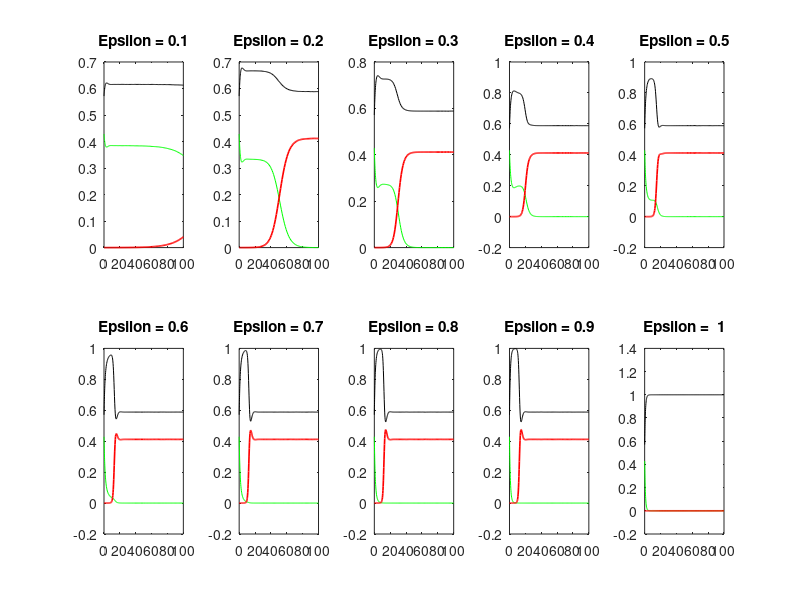

Write the MATLAB code that produced this figure.
lambda = 5;
delta = 0.5;
bs = 0.25;
br = 0.24;
mu = 10^(-5);
a = 1;

% x(1) = target cells (T)
% x(2) = infected sensitive (Is)
% x(3) = infected resistant (Ir)


for i = 1:10

    epsilon = 0.1*i;

    g = @(t,x) [lambda - delta*x(1) - ((1-epsilon)*bs*x(2) + br*x(3))*x(1) ; 
        (1-epsilon)*(1-mu)*bs*x(2)*x(1) - a*x(2) ;
        br*x(1)*x(3) - a*x(3) + (1-epsilon)*mu*bs*x(2)*x(1)] ;

    %[t,xa] = ode45(g,[0 20],[lambda/delta 1]);
    [t,xa] = ode45(g,[0 100],[4 3 0]);
        
    total = xa(:,1)+xa(:,2)+xa(:,3);

    xa(:,1) = xa(:,1) ./ total;
    xa(:,2) = xa(:,2) ./ total;
    xa(:,3) = xa(:,3) ./ total;
    
    subplot(2, 5, i);
    caption = sprintf('Epsilon = %2g', epsilon);    
    plot(t,xa(:,1), 'k', t, xa(:,2), 'g', t, xa(:,3), 'r', 'LineWidth', 1.2)
    title(caption)
%legend('     Target', '     Sensitive', '     Resistant')
%legend('Location', 'NorthEast') % move legend to upper left

end